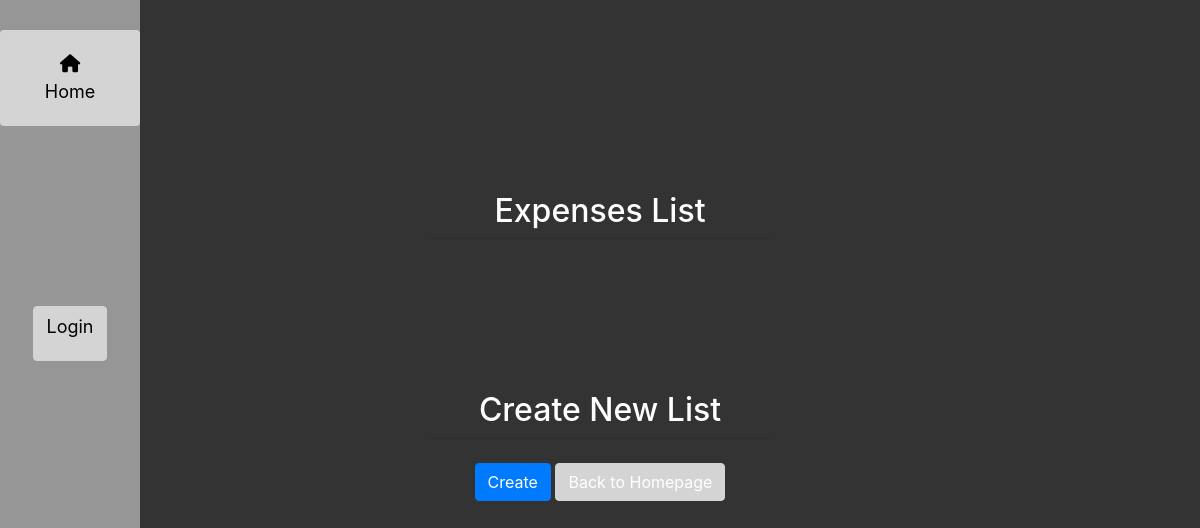
Before: /index/ with the older database file.
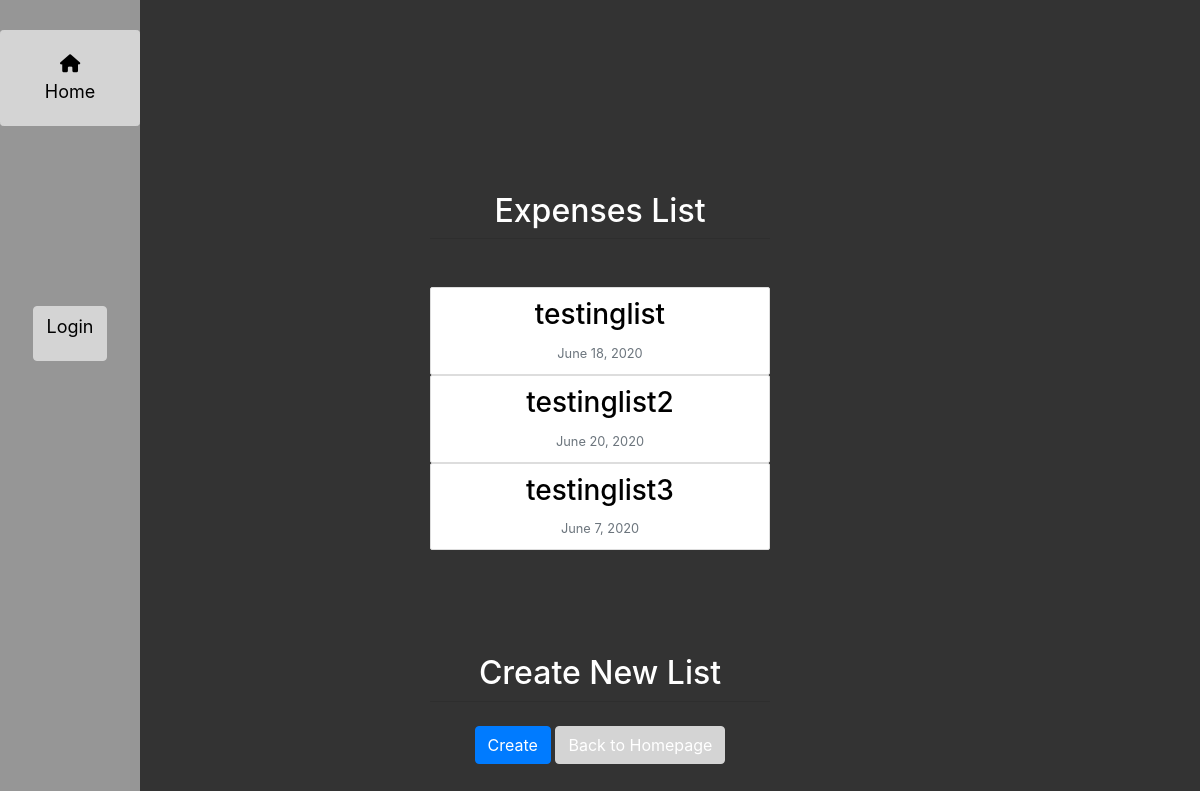
After: the same page with the newer database file.
### main/models.py (models this page shows, shortened)
class ExpensesList(models.Model):
    author = models.ForeignKey(User, on_delete=models.CASCADE, null=True)
    name = models.CharField(max_length=200)
    date_created = models.DateField(default=timezone.now)

### main/views.py (the view)
# urls.py: path("index/", views.index_view, name="main-index"),
def index_view(request):
    context = {
        'lists' : ExpensesList.objects.all()
    }
    return render(request, "main/index.html", context)

### main/templates/main/index.html (shortened to what this page needs)
{% extends 'main/base.html' %}
{% block content %}
<div class="row justify-content-center">
   <div class="col-6">
    {% block contenttitle %}
    <br><h2 class="mt-2 text-center">Expenses List</h2>
    <hr class="mt-0 mb-4"><br>
    {% endblock %}
    {% for list in lists %}
        <article class="media content-section text-center">
            <div class="media-body">
                <h3><a class="article-title" href="#">{{ list.name }}</a></h3>
                <small class="text-muted">{{ list.date_created }}</small>
            </div>
        </article>
    {% endfor %}
    <br><br><br><br><h2 class="mt-2 text-center">Create New List</h2>
    <hr class="mt-0 mb-4">
    <form action="{% url 'main-create' %}" method="post">
        <button type="submit" name="create" class="btn btn-primary">Create</button>
        <a href="{% url 'main-home' %}" class="btn btn-secondary" role="button">Back to Homepage</a>
    </form>
    </div>
</div>
{% endblock %}

### main/templates/main/base.html (shortened to what this page needs)
{% load static %}
<!doctype HTML>
<html>
  <head>
      <link rel="stylesheet" href="https://stackpath.bootstrapcdn.com/bootstrap/4.3.1/css/bootstrap.min.css"
>
      <link rel="stylesheet" type="text/css" href="{% static 'main/main.css' %}">
  </head>
  <body>
    <div class="row justify-content-center">
      <div class="col-4">
        {% block content %}{% endblock %}
        </div>
    </div>
        {% block sidenav %}
        <div class="sidebar">
          <a href="{% url 'main-index' %}" class="btn btn-secondary btn-sm" role="button" aria-pressed="true">
              <i class="fas fa-home"></i>Home</a>
              {% if user.is_authenticated %}
              <a href="{% url 'profile' %}" class="btn btn-secondary" role="button" aria-pressed="true">
                <i class="fas fa-search"></i>Profile</a><br>
                <div class="col text-center">
                  <label>User:[{{ user.get_username }}] </lable>
                  <a href="{% url 'logout' %}" class="btn btn-secondary">Logout</a>
                  {% else %}
                  <label></lable>
                  <a href="{% url 'login' %}" class="btn btn-secondary">Login</a>
                  {% endif %}
                </div>
          {% endblock %}
  </body>
</html>

### main/static/main/main.css (style rules this page uses)
.col-3, .col-4, .col-5, .col-6 { max-width: 100%; }
.row { -ms-flex-wrap: wrap; flex-wrap: wrap; margin-right: auto; margin-left: auto; display: contents; flex: 0; }
.sidebar { height: 100%; width: 140px; position: fixed; z-index: 1; top: 0; left: 0; background-color: #969696; overflow-x: hidden; padding-top: 30px; padding-bottom: 30px; }
.sidebar a { text-align: center; text-decoration: none; font-size: 18px; display: block; padding-bottom: 20px; color: #000000; }
.sidebar i { text-align: center; display: block; padding-top: 20px; padding-bottom: 5px; color: #000000; }
.sidebar label { margin-top: 180px; color: white; font-size: 16px; }
.btn-secondary, .btn-secondary:hover, .btn-secondary:focus { text-shadow: none; background-color: #d4d4d4; border: .05rem solid #d4d4d4; }
html, body { height: 100%; background-color: #333; margin-top: 5rem; }
body { display: -ms-flexbox; display: -webkit-box; -ms-flex-pack: center; -webkit-box-pack: center; color: white; text-align: center; }
.content-section { background: #ffffff; padding: 10px 20px; border: 1px solid #dddddd; border-radius: 2px; color: black; }
.article-title { color: #000000; }
h2 { color: white; }

Changed rows visible on the page:
added ExpensesList: name "testinglist", date_created "June 18, 2020"
added ExpensesList: name "testinglist2", date_created "June 20, 2020"
added ExpensesList: name "testinglist3", date_created "June 7, 2020"
